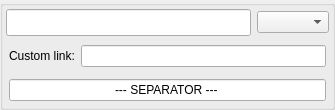
<?xml version="1.0" encoding="UTF-8"?>
<ui version="4.0">
 <class>FollowedWidget</class>
 <widget class="QWidget" name="FollowedWidget">
  <property name="geometry">
   <rect>
    <x>0</x>
    <y>0</y>
    <width>335</width>
    <height>99</height>
   </rect>
  </property>
  <property name="sizePolicy">
   <sizepolicy hsizetype="Preferred" vsizetype="Minimum">
    <horstretch>0</horstretch>
    <verstretch>0</verstretch>
   </sizepolicy>
  </property>
  <property name="windowTitle">
   <string>FollowedWidget</string>
  </property>
  <layout class="QVBoxLayout" name="verticalLayout">
   <property name="leftMargin">
    <number>0</number>
   </property>
   <property name="topMargin">
    <number>0</number>
   </property>
   <property name="rightMargin">
    <number>0</number>
   </property>
   <property name="bottomMargin">
    <number>0</number>
   </property>
   <item>
    <widget class="QGroupBox" name="groupBox">
     <property name="sizePolicy">
      <sizepolicy hsizetype="Preferred" vsizetype="Minimum">
       <horstretch>0</horstretch>
       <verstretch>0</verstretch>
      </sizepolicy>
     </property>
     <property name="title">
      <string/>
     </property>
     <layout class="QVBoxLayout" name="verticalLayout_2">
      <property name="leftMargin">
       <number>3</number>
      </property>
      <property name="topMargin">
       <number>3</number>
      </property>
      <property name="rightMargin">
       <number>3</number>
      </property>
      <property name="bottomMargin">
       <number>3</number>
      </property>
      <item>
       <widget class="QWidget" name="mainWidget" native="true">
        <layout class="QVBoxLayout" name="verticalLayout_3">
         <property name="leftMargin">
          <number>0</number>
         </property>
         <property name="topMargin">
          <number>0</number>
         </property>
         <property name="rightMargin">
          <number>0</number>
         </property>
         <property name="bottomMargin">
          <number>0</number>
         </property>
         <item>
          <layout class="QHBoxLayout" name="topLayout">
           <item>
            <widget class="QLineEdit" name="animeTitle">
             <property name="sizePolicy">
              <sizepolicy hsizetype="MinimumExpanding" vsizetype="Minimum">
               <horstretch>0</horstretch>
               <verstretch>0</verstretch>
              </sizepolicy>
             </property>
             <property name="font">
              <font>
               <pointsize>12</pointsize>
              </font>
             </property>
            </widget>
           </item>
           <item>
            <widget class="QComboBox" name="websiteComboBox"/>
           </item>
          </layout>
         </item>
         <item>
          <widget class="QWidget" name="customLinkWidget" native="true">
           <property name="enabled">
            <bool>true</bool>
           </property>
           <layout class="QHBoxLayout" name="horizontalLayout_2">
            <property name="leftMargin">
             <number>3</number>
            </property>
            <property name="topMargin">
             <number>3</number>
            </property>
            <property name="rightMargin">
             <number>3</number>
            </property>
            <property name="bottomMargin">
             <number>3</number>
            </property>
            <item>
             <widget class="QLabel" name="label">
              <property name="text">
               <string>Custom link:</string>
              </property>
             </widget>
            </item>
            <item>
             <widget class="QLineEdit" name="customLinkLineEdit">
              <property name="sizePolicy">
               <sizepolicy hsizetype="Expanding" vsizetype="Minimum">
                <horstretch>0</horstretch>
                <verstretch>0</verstretch>
               </sizepolicy>
              </property>
              <property name="minimumSize">
               <size>
                <width>0</width>
                <height>20</height>
               </size>
              </property>
             </widget>
            </item>
           </layout>
          </widget>
         </item>
        </layout>
       </widget>
      </item>
      <item>
       <widget class="QWidget" name="separator" native="true">
        <layout class="QHBoxLayout" name="horizontalLayout">
         <property name="leftMargin">
          <number>3</number>
         </property>
         <property name="topMargin">
          <number>3</number>
         </property>
         <property name="rightMargin">
          <number>3</number>
         </property>
         <property name="bottomMargin">
          <number>3</number>
         </property>
         <item>
          <widget class="QLineEdit" name="separatorLineEdit">
           <property name="sizePolicy">
            <sizepolicy hsizetype="Expanding" vsizetype="Fixed">
             <horstretch>0</horstretch>
             <verstretch>0</verstretch>
            </sizepolicy>
           </property>
           <property name="text">
            <string>--- SEPARATOR ---</string>
           </property>
           <property name="alignment">
            <set>Qt::AlignCenter</set>
           </property>
          </widget>
         </item>
        </layout>
       </widget>
      </item>
     </layout>
    </widget>
   </item>
  </layout>
 </widget>
 <layoutdefault spacing="6" margin="11"/>
 <resources/>
 <connections/>
</ui>
